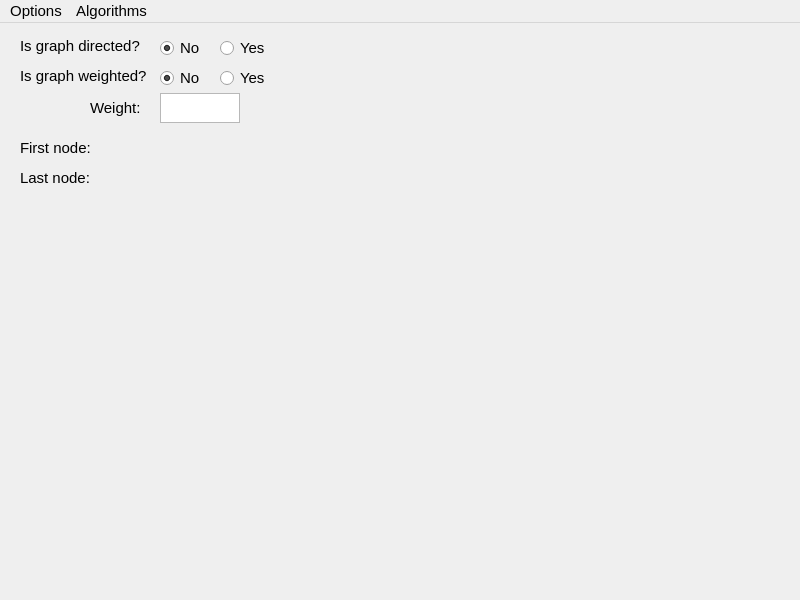
<?xml version="1.0" encoding="UTF-8"?>
<ui version="4.0">
 <class>MainWindow</class>
 <widget class="QMainWindow" name="MainWindow">
  <property name="geometry">
   <rect>
    <x>0</x>
    <y>0</y>
    <width>800</width>
    <height>600</height>
   </rect>
  </property>
  <property name="font">
   <font>
    <pointsize>11</pointsize>
   </font>
  </property>
  <property name="windowTitle">
   <string>MainWindow</string>
  </property>
  <property name="styleSheet">
   <string notr="true"/>
  </property>
  <widget class="QWidget" name="centralwidget">
   <widget class="QRadioButton" name="directedRadioButton">
    <property name="enabled">
     <bool>true</bool>
    </property>
    <property name="geometry">
     <rect>
      <x>220</x>
      <y>10</y>
      <width>60</width>
      <height>30</height>
     </rect>
    </property>
    <property name="minimumSize">
     <size>
      <width>0</width>
      <height>0</height>
     </size>
    </property>
    <property name="font">
     <font>
      <pointsize>11</pointsize>
     </font>
    </property>
    <property name="text">
     <string>Yes</string>
    </property>
    <property name="checked">
     <bool>false</bool>
    </property>
    <attribute name="buttonGroup">
     <string notr="true">isDirectedGroup</string>
    </attribute>
   </widget>
   <widget class="QRadioButton" name="undirectedRadioButton">
    <property name="enabled">
     <bool>true</bool>
    </property>
    <property name="geometry">
     <rect>
      <x>160</x>
      <y>10</y>
      <width>60</width>
      <height>30</height>
     </rect>
    </property>
    <property name="font">
     <font>
      <pointsize>11</pointsize>
     </font>
    </property>
    <property name="text">
     <string>No</string>
    </property>
    <property name="checked">
     <bool>true</bool>
    </property>
    <attribute name="buttonGroup">
     <string notr="true">isDirectedGroup</string>
    </attribute>
   </widget>
   <widget class="QLabel" name="isDirectedLabel">
    <property name="geometry">
     <rect>
      <x>20</x>
      <y>8</y>
      <width>131</width>
      <height>30</height>
     </rect>
    </property>
    <property name="font">
     <font>
      <pointsize>11</pointsize>
     </font>
    </property>
    <property name="text">
     <string>Is graph directed?</string>
    </property>
    <property name="alignment">
     <set>Qt::AlignLeading|Qt::AlignLeft|Qt::AlignVCenter</set>
    </property>
   </widget>
   <widget class="QRadioButton" name="unweightedRadioButton">
    <property name="enabled">
     <bool>true</bool>
    </property>
    <property name="geometry">
     <rect>
      <x>160</x>
      <y>40</y>
      <width>60</width>
      <height>30</height>
     </rect>
    </property>
    <property name="font">
     <font>
      <pointsize>11</pointsize>
     </font>
    </property>
    <property name="text">
     <string>No</string>
    </property>
    <property name="checked">
     <bool>true</bool>
    </property>
    <attribute name="buttonGroup">
     <string notr="true">isWeightedGroup</string>
    </attribute>
   </widget>
   <widget class="QLabel" name="isWeightedLabel">
    <property name="geometry">
     <rect>
      <x>20</x>
      <y>38</y>
      <width>131</width>
      <height>30</height>
     </rect>
    </property>
    <property name="font">
     <font>
      <pointsize>11</pointsize>
     </font>
    </property>
    <property name="text">
     <string>Is graph weighted?</string>
    </property>
    <property name="alignment">
     <set>Qt::AlignLeading|Qt::AlignLeft|Qt::AlignVCenter</set>
    </property>
   </widget>
   <widget class="QRadioButton" name="weightedRadioButton">
    <property name="enabled">
     <bool>true</bool>
    </property>
    <property name="geometry">
     <rect>
      <x>220</x>
      <y>40</y>
      <width>61</width>
      <height>30</height>
     </rect>
    </property>
    <property name="minimumSize">
     <size>
      <width>0</width>
      <height>0</height>
     </size>
    </property>
    <property name="font">
     <font>
      <pointsize>11</pointsize>
     </font>
    </property>
    <property name="text">
     <string>Yes</string>
    </property>
    <attribute name="buttonGroup">
     <string notr="true">isWeightedGroup</string>
    </attribute>
   </widget>
   <widget class="QTextEdit" name="inputWeightTextEdit">
    <property name="geometry">
     <rect>
      <x>160</x>
      <y>70</y>
      <width>80</width>
      <height>30</height>
     </rect>
    </property>
    <property name="font">
     <font>
      <pointsize>11</pointsize>
     </font>
    </property>
   </widget>
   <widget class="QLabel" name="inputWeightLabel">
    <property name="geometry">
     <rect>
      <x>90</x>
      <y>70</y>
      <width>60</width>
      <height>30</height>
     </rect>
    </property>
    <property name="font">
     <font>
      <pointsize>11</pointsize>
     </font>
    </property>
    <property name="text">
     <string>Weight: </string>
    </property>
    <property name="alignment">
     <set>Qt::AlignLeading|Qt::AlignLeft|Qt::AlignVCenter</set>
    </property>
   </widget>
   <widget class="QLabel" name="firstNodeLabel">
    <property name="geometry">
     <rect>
      <x>20</x>
      <y>110</y>
      <width>100</width>
      <height>30</height>
     </rect>
    </property>
    <property name="font">
     <font>
      <pointsize>11</pointsize>
     </font>
    </property>
    <property name="text">
     <string>First node:</string>
    </property>
   </widget>
   <widget class="QLabel" name="lastNodeLabel">
    <property name="geometry">
     <rect>
      <x>20</x>
      <y>140</y>
      <width>100</width>
      <height>30</height>
     </rect>
    </property>
    <property name="font">
     <font>
      <pointsize>11</pointsize>
     </font>
    </property>
    <property name="text">
     <string>Last node:</string>
    </property>
   </widget>
  </widget>
  <widget class="QMenuBar" name="menubar">
   <property name="geometry">
    <rect>
     <x>0</x>
     <y>0</y>
     <width>800</width>
     <height>21</height>
    </rect>
   </property>
   <widget class="QMenu" name="menuAlgoritmi">
    <property name="title">
     <string>Algorithms</string>
    </property>
    <addaction name="actionBreadthFirstSearch"/>
    <addaction name="actionDepthFirstSearch"/>
   </widget>
   <widget class="QMenu" name="menuOptions">
    <property name="title">
     <string>Options</string>
    </property>
    <addaction name="actionPrintAdjacencyMatrix"/>
    <addaction name="actionPrintAdjacencyLists"/>
    <addaction name="actionClearGraph"/>
   </widget>
   <addaction name="menuOptions"/>
   <addaction name="menuAlgoritmi"/>
  </widget>
  <action name="actionBreadthFirstSearch">
   <property name="text">
    <string>Breadth-First Search</string>
   </property>
  </action>
  <action name="actionDepthFirstSearch">
   <property name="text">
    <string>Depth-First Search</string>
   </property>
  </action>
  <action name="actionPrintAdjacencyMatrix">
   <property name="text">
    <string>Print adjacency matrix to file</string>
   </property>
  </action>
  <action name="actionPrintAdjacencyLists">
   <property name="text">
    <string>Print adjacency lists to file</string>
   </property>
  </action>
  <action name="actionClearGraph">
   <property name="text">
    <string>Clear graph</string>
   </property>
  </action>
 </widget>
 <resources/>
 <connections/>
 <buttongroups>
  <buttongroup name="isWeightedGroup"/>
  <buttongroup name="isDirectedGroup"/>
 </buttongroups>
</ui>
